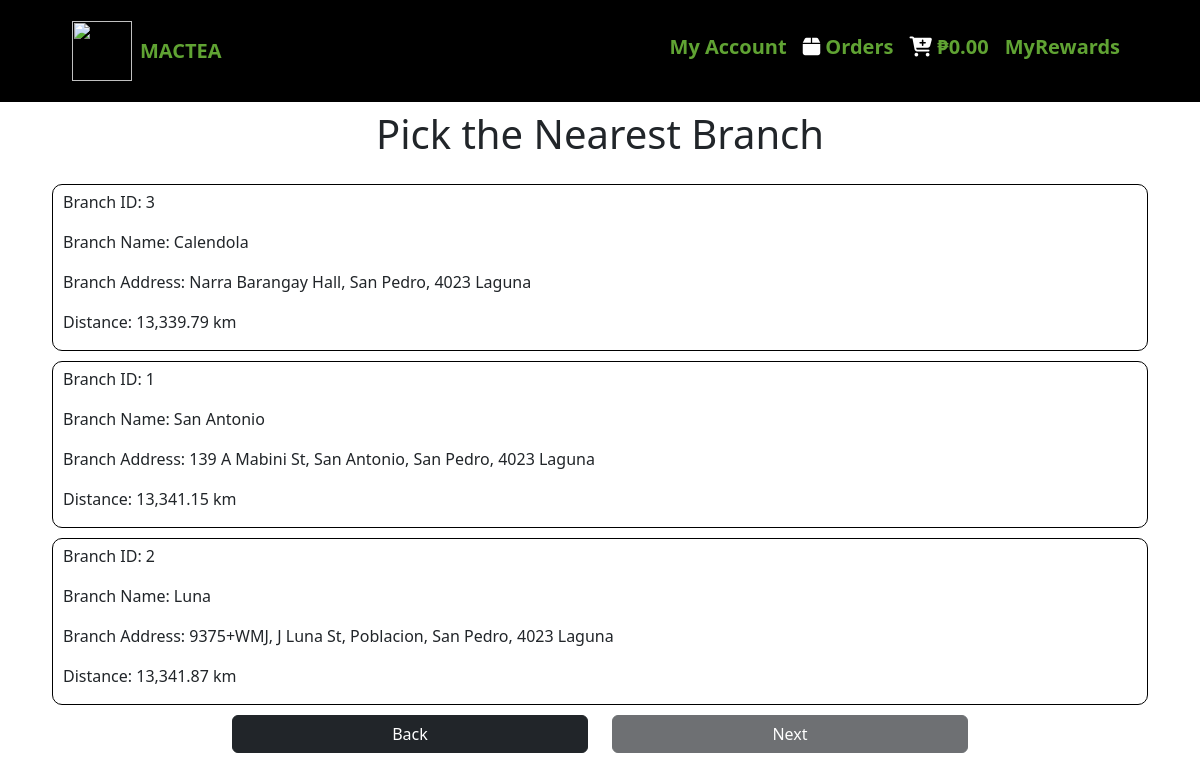
/user/nearest_branch.php (signed in), run on the app's committed database.
### tables this page shows
CREATE TABLE `branches` (
  `br_id` int(11) NOT NULL,
  `br_name` varchar(255) NOT NULL,
  `br_address` varchar(255) NOT NULL,
  `br_latitude` decimal(10,8) NOT NULL,
  `br_longitude` decimal(11,8) NOT NULL
);

### user/nearest_branch.php (the view, shortened to what this page needs)
<?php
include '../user/userheader.php';
require_once "../includes/connection.php";
$id = $_SESSION['user']['id'];
$userQuery = "SELECT latitude, longitude FROM users WHERE id = '$id'";
$userResult = mysqli_query($connect, $userQuery);
if ($userResult) {
    $userData = mysqli_fetch_assoc($userResult);
    $userLat = $userData['latitude'];
    $userLng = $userData['longitude'];
    $query = "SELECT br_id, br_name, br_address, br_latitude, br_longitude,
              (6371 * ACOS(COS(RADIANS($userLat)) * COS(RADIANS(br_latitude)) * COS(RADIANS(br_longitude) - RADIANS($userLng)) + SIN(RADIANS($userLat)) * SIN(RADIANS(br_latitude))))
              AS distance
              FROM branches
              ORDER BY distance ASC";
    $result = mysqli_query($connect, $query);
    ?>
    <!DOCTYPE html>
    <html lang="en">
    <head>
        <link
        href="https://cdn.jsdelivr.net/npm/bootstrap@5.3.1/dist/css/bootstrap.min.css"
        rel="stylesheet"
>
    </head>
    <body>
        <div class="container">
            <div class="row">
                <div class="col-lg-12">
                </div>
            </div>
            <div class="row">
                <div class="col-lg-12">
                    <h1 class="text-center" style="margin-bottom: 1rem;">Pick the Nearest Branch</h1>
                </div>
            </div>
            <?php
            while ($row = mysqli_fetch_assoc($result)) {
                $branchDistance = number_format($row['distance'], 2);
                ?>
                <div class="i" onclick="handleClick(this,'<?php echo $row['br_id']; ?>', '<?php echo $row['br_name']; ?>')">
                    <p class="h">Branch ID: <?php echo $row['br_id']; ?></p>
                    <p class="h">Branch Name: <?php echo $row['br_name']; ?></p>
                    <p class="h">Branch Address: <?php echo $row['br_address']; ?></p>
                    <p class="h">Distance: <?php echo $branchDistance; ?> km</p>
                </div>
            <?php
            }
            ?>
            <div class="row">
                <div class="col">
                </div>
                <div class="col-lg-4 col-md-6 col-sm-12">
                    <button type="button" class="btn btn-dark" onclick="window.location.href = 'address.php'">Back</button>
                </div>
                <div class="col-lg-4 col-md-6 col-sm-12 mt-2 mt-lg-0 mt-md-0">
                    <form action="" method="post">
                        <button type="submit" name="updateBr" id="nextButton" class="btn btn-dark" disabled>Next</button>
                    </form>
                </div>
                <div class="col">
                </div>
            </div>
        </div>
    </body>
    </html>
    <?php
} else {
}
?>

### user/nearest_branch.php (style rules this page uses)
.h { margin-left: 10px; margin-top: 5px; }
.i { border: 1px solid black; border-radius: 10px; margin: 10px; cursor: pointer; }
.btn { margin: 0; width: 100%; }

### data on the page
branches: br_id "3", br_name "Calendola", br_address "Narra Barangay Hall, San Pedro, 4023 Laguna", branchDistance "13,339.79"
branches: br_id "1", br_name "San Antonio", br_address "139 A Mabini St, San Antonio, San Pedro, 4023 Laguna", branchDistance "13,341.15"
branches: br_id "2", br_name "Luna", br_address "9375+WMJ, J Luna St, Poblacion, San Pedro, 4023 Laguna", branchDistance "13,341.87"

### other printed values
$grand_total "0.00"
